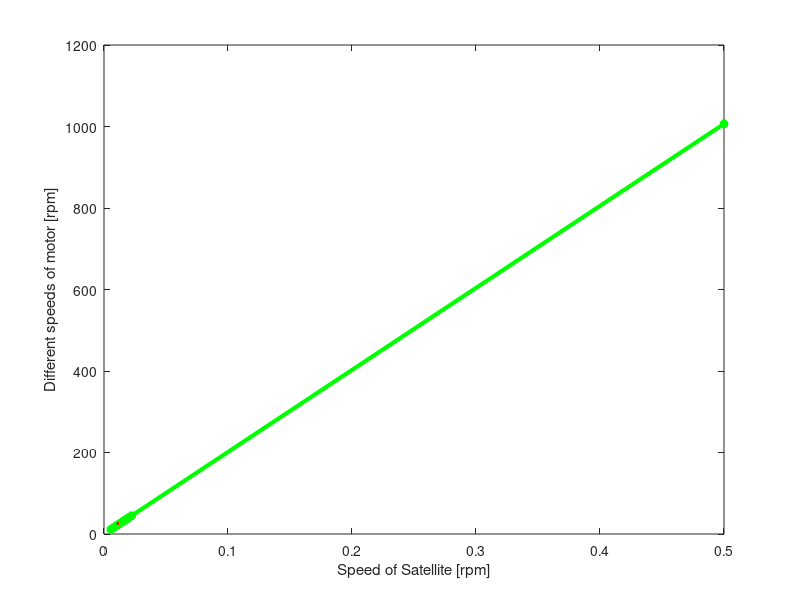

Write MATLAB code to recreate this figure.
%% Motor Calculations

clear all, close all, clc

% Inertia

m = 5; % kg
z = 0.32; % m
x = 0.1; % m
y = 0.1; % m
rho_al = 2700; % density of aluminum
rho_ss = 7700; % density of stainless steel

I_xy = 1/12 * m * (y^2 + z^2); % Moment of inertia about x and y axis

I_z = 1/12 * m * (x^2 + y^2); % Inertia about z axis

% Parallel Axis Theorem

d_x = 0.035;
d_y = d_x;
d_z = sqrt(2*d_x^2);
I_x_prime = I_xy + m * d_x^2;
I_y_prime = I_x_prime;
I_z_prime = I_z + m *d_z^2;

ratio_prime = I_x_prime/I_z_prime;

theta = acos(sqrt(ratio_prime^2/(2*ratio_prime^2+1)));

phi = 90 - rad2deg(acos(sqrt((cos(theta))^2/ratio_prime^2))); %angle between xy plane

% Motor specs and reaction wheel specs
r_motor = 35/2000; % m
h_motor = 0.75 * 15/1000; %m
M = 0.042; % estimated mass of motor kg
%

I_motor = 0.75 * M* r_motor^2;

% Calculating speed of reaction wheels in rpm, for all three specs
tracking_speed = 1 / 90;


ws_xy = linspace(0.5 * tracking_speed, 2 * tracking_speed, 10); % Different Satellite speeds in rpm
ws_xy(end + 1) = 0.5;

wrw_motor = abs(I_x_prime * ws_xy/(4*cos(theta)*I_motor));

figure(1)
plot(ws_xy,wrw_motor,'g-*','linewidth',3)
hold on;
plot(tracking_speed,wrw_motor(5),'r');

xlabel("Speed of Satellite [rpm]")
ylabel("Different speeds of motor [rpm]")
